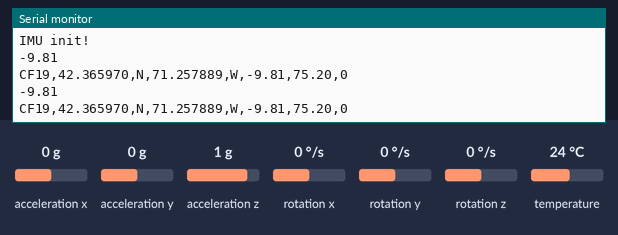
Bench run of a sketch on a simulated Arduino Uno, built with avr-gcc and run on an emulated ATmega328P. Shown: the last lines printed to the serial monitor. The test bench sets the inputs (shaded band); at power-on: acceleration x 0 g, temperature 24 °C, acceleration y 0 g, acceleration z 1 g, rotation x 0 °/s, rotation y 0 °/s, rotation z 0 °/s.

Above: at 2.8 s.
2.9 s: acceleration x set to -1.4 g
At 7.2 s:
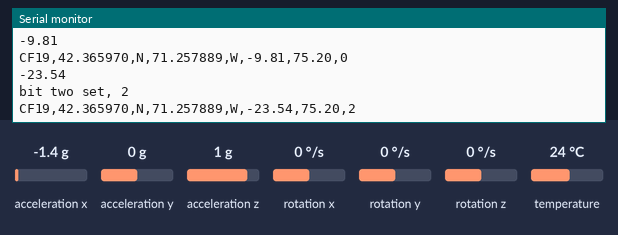
8.9 s: temperature set to 41 °C
At 11.6 s:
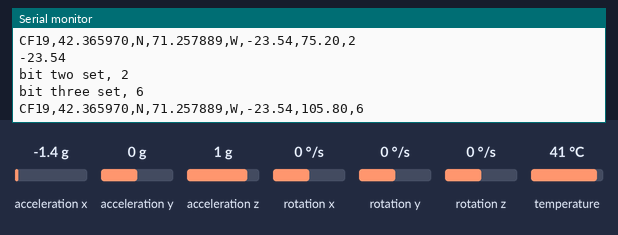
13.7 s: acceleration y set to -1.4 g
16.4 s: acceleration z set to -1.4 g
At 17.6 s:
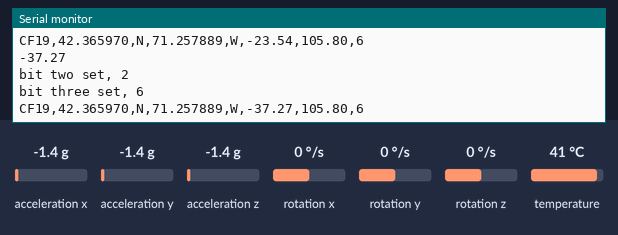
Timing chart, 0 to 19.4 s (numbered marks = the images above; inputs shaded):
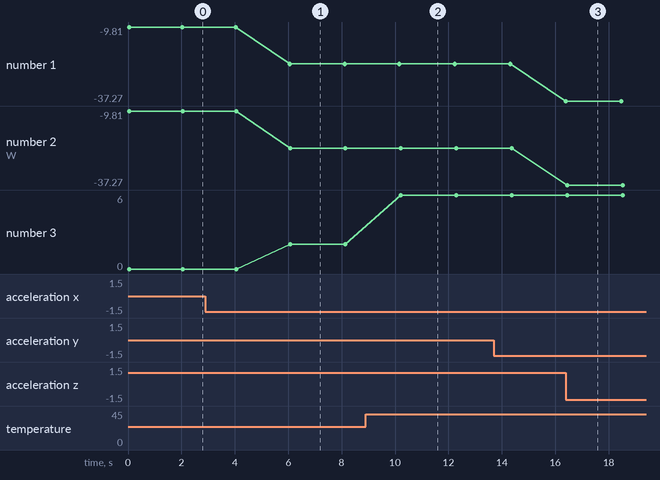

Measured:
- after the input at 2.9 s, the serial monitor: prints a new line after 3.2 s (image 1)
- after the input at 8.9 s, the serial monitor: prints a new line after 1.3 s (image 2)
- plotted number 1: -9.81 → -23.54 after the input at 2.9 s
- plotted number 2: -9.81 → -23.54 after the input at 2.9 s
- plotted number 3: 0 → 2 after the input at 2.9 s, 2 → 6 after the input at 8.9 s

The sketch:

CS19NodeMCUComponent.ino
```cpp
#include "MPU9250.h"
#include "Arduino.h"
#include <Wire.h>
#include <SoftwareSerial.h>

#define WireSend(args) Wire.write(args)
#define WireRead(args) Wire.read(args) //I hope whoever wrote this example code perishes.

/*
 * CS19WholeFuckinGamut - ©UFO Productions 2019 for Codestellation 2019.
 * This code is meant to run on the Arduino uno, despite the filename I really can't be fucked to redo this right now
 * Some of this code is trash cause it's cursed don't ask any fuckin questions
 * This code is licensed under the ISC license.
 */

SoftwareSerial jeff(2, 3);
MPU9250 IMU(Wire,0x68);

void setup() {
  Wire.begin();
  pinMode(12, INPUT);
  digitalWrite(12, LOW); //This is our reset solution, if we pull this low we reboot.
  Serial.begin(9600); //This serial port talks to debug system slash whatever else
  jeff.begin(9600); //This one sends nice pretty csvs over software serial to the ESP8266.
  Serial.println("LMAS v1 ©UFO Productions 2019");
  int status = IMU.begin();
  if (status < 0) {
    Serial.println("We can't detect the accelerometer, bailing!");
    Serial.print("Error code: ");
    Serial.println(status);
    delay(1000);
    pinMode(12, OUTPUT);
    Serial.println("F"); //We shouldn't reach here unless something's wrong with the wire between 12 and RESET.
  }
  Serial.println("IMU init!");
}

int GPSAddress = 0x42;//GPS I2C Address

double Datatransfer(char *data_buf,char num)//Data type converter：convert char type to float
{                                           //*data_buf:char data array ;num:float length
  double temp=0.0;
  unsigned char i,j;

  if(data_buf[0]=='-')//The condition of the negative
  {
    i=1;
    //The date in the array is converted to an integer and accumulative
    while(data_buf[i]!='.')
      temp=temp*10+(data_buf[i++]-0x30);
    for(j=0;j<num;j++)
      temp=temp*10+(data_buf[++i]-0x30);
    //The date will converted integer transform into a floating point number
    for(j=0;j<num;j++)
      temp=temp/10;
    //Converted to a negative number
    temp=0-temp;
  }
  else//Positive case
  {
    i=0;
    while(data_buf[i]!='.')
      temp=temp*10+(data_buf[i++]-0x30);
    for(j=0;j<num;j++)
      temp=temp*10+(data_buf[++i]-0x30);
    for(j=0;j<num;j++)
      temp=temp/10 ;
  }
  Serial.println(temp);
  return temp;
}
void rec_init()//initial GPS
{
  Wire.beginTransmission(GPSAddress);
  WireSend(0xff);//To send data address
  Wire.endTransmission();

  Wire.beginTransmission(GPSAddress);
  Wire.requestFrom(GPSAddress,10);//Require 10 bytes read from the GPS device
}
char ID()//Receive the statement ID
{
  char i = 0;
  char value[7]={
    '$','G','P','G','G','A',','      };//To receive the ID content of GPS statements
  char buff[7]={
    '0','0','0','0','0','0','0'      };

  while(1)
  {
    rec_init();//Receive data initialization
    while(Wire.available())
    {
      buff[i] = WireRead();//Receive serial data
      if(buff[i]==value[i])//Contrast the correct ID
      {
        i++;
        if(i==7)
        {
          Wire.endTransmission();//End of receiving
          return 1;//Receiving returns 1

        }
      }
      else
        i=0;
    }
    Wire.endTransmission();//End receiving
  }
}
void UTC()//Time information
{
  char i = 0,flag=0;
  char value[7]={
    '$','G','P','G','G','A',','   };
  char buff[7]={
    '0','0','0','0','0','0','0'       };
  char time[9]={
    '0','0','0','0','0','0','0','0','0'    };//Storage time data

  double t=0.0;

  while(1)
  {
    rec_init();
    while(Wire.available())
    {
      if(!flag)
      {
        buff[i] = WireRead();
        if(buff[i]==value[i])
        {
          i++;
          if(i==7)
          {
            i=0;
            flag=1;
          }
        }
        else
          i=0;
      }
      else
      {
        time[i] = WireRead();
        i++;
        if(i==9)
        {
          t=Datatransfer(time,2);//Converts floating-point data
          //t=t+80000.00;//To convert time to Beijing time
          Serial.println(t);//The time data output
          Wire.endTransmission();
          return;
        }
      }
    }
    Wire.endTransmission();
  }
}
void rec_data(char *buff,char num1,char num2)//Receive data function
{                        //*buff：Receive data array；num1：Number of commas ；num2：The   length of the array
  char i=0,count=0;

  if(ID())
  {
    while(1)
    {
      rec_init();
      while(Wire.available())
      {
        buff[i] = WireRead();
        if(count!=num1)
        {
          if(buff[i]==',')
            count++;
        }
        else
        {
          i++;
          if(i==num2)
          {
            Wire.endTransmission();
            return;
          }
        }
      }
      Wire.endTransmission();
    }
  }
}
double latitude()//Latitude information
{
  Serial.println("Getting latitude");
  char lat[10]={
    '0','0','0','0','0','0','0','0','0','0' };//Store the latitude data
  rec_data(lat,1 ,10);//Receive the latitude data
  Serial.println("Latitude get");
  double ret = Datatransfer(lat,5);
  Serial.println(ret);
  if(ret > 90 || ret < 0 || ret == INFINITY) { //Hopefully this covers our asses in the event that we can't get a fix
    ret = 0.0;
  }
  return ret;
  //Serial.println(Datatransfer(lat,5),5);//output
}
String lat_dir()//Latitude direction information
{
  char dir[1]={'0'};//Store latitude direction data
  rec_data(dir,2,1);//Receive latitude direction data
  String ret = String(dir[0]);
  if(!ret.equals("N") || !ret.equals("S")) {
    ret = "N";
  }
  return ret;
  //printlnByte(dir[0]);//output latitude direction information
}
double longitude()//Longitude information
{
  char lon[11]={
    '0','0','0','0','0','0','0','0','0','0','0' };//Store longitude data
  rec_data(lon,3,11);//Receive the longitude data
  double ret = Datatransfer(lon, 5);
  if(ret < 0 || ret > 180) {
    ret = 0.0;
  }
  return ret;
  //Serial.println(Datatransfer(lon,5),5);//out put date
}
String lon_dir()//Longitude direction information
{
  char dir[1]={'0'};
  rec_data(dir,4,1);
  String ret = String(dir[0]);
  if(!ret.equals("W") || !ret.equals("E")) {
    ret = "E";
  }
  return ret;
  //printlnByte(dir[0]);//output latitude direction information
}

void loop() {
  byte alertcode = 0;
  byte scream = 0;
  double ax = IMU.getAccelX_mss();
  double ay = IMU.getAccelY_mss();
  double az = IMU.getAccelZ_mss();
  IMU.readSensor();
  double avg = ax + ay + az; //technically not an average but get off my back mate
  Serial.println(avg);
  int crit = 100;
  double temp = ((IMU.getTemperature_C()) * 9 / 5) + 32;
  if(scream > 0) {
    alertcode |= 1UL << 0;
    Serial.println("bit one set, " + String(alertcode));
  }
  if(avg >= 11 || avg <= -11) {
    alertcode |= 1UL << 1;
    Serial.println("bit two set, " + String(alertcode));
  }
  if(temp > crit) {
    alertcode |= 1UL << 2;
    Serial.println("bit three set, " + String(alertcode));
  }
  //Serial.println("We have reached shooter stringbuilder");
  String shooter = "CF19,42.365970,N,71.257889,W," + String(avg) + "," + String(temp) + "," + String(alertcode); //Empty string we shit out on softwareserial to ESP8266 TODO MAKE THIS WORK
  Serial.println(shooter);
  /*shooter += latitude() + lat_dir() + ",";
  Serial.println(shooter);
  shooter += longitude() + lon_dir() + ",";
  Serial.println(shooter);
  shooter += String(avg) + ",";
  Serial.println(shooter);
  shooter += String(temp) + ",";
  Serial.println(shooter);
  shooter += String(alertcode);
  Serial.println(shooter);*/
  if(alertcode > 0) {
    jeff.println(shooter); //we only wanna talk to the internet if we actually have a problem.
  }
  delay(2000); //we wanna delay 2secs here I don't wanna fry the node
}
```
